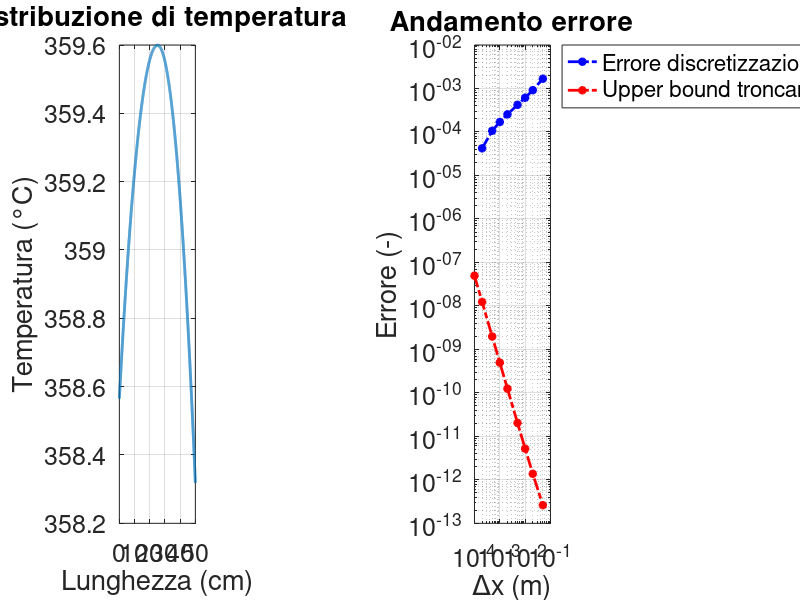

This chart was generated by the following MATLAB code:
clc; % clear; close all;
%% dati
% dominio
% x -> Tinf | 0 - barra (ba) - contatto - barra&guarnizione (ss) - end | Tinf
% geometrici
DDint = .2;
LL = .5;
DDext = .23;

surfint = DDint^2*pi/4;
volint = surfint*LL;

surfext = (DDext^2-DDint^2)*pi/4;
volext = surfext*LL/2;

voltot = volint + volext;
Awet = pi*DDint*LL/2 + pi*DDext*LL/2 + surfint + (surfext+surfint) + surfext;

% fisici
Tinf = 300;
hh = 50;
qint = 80e3;
kkba = 350;
kkss = 50;

kkave = (kkba*surfint + kkss*surfext)/(surfint+surfext);

%% ciclo per errori
dxv = [1e-4 2e-4 5e-4 1e-3 2e-3 5e-3 1e-2 2e-2 5e-2];
err = zeros(size(dxv));
errcond = zeros(size(dxv));
for jjerr = 1:length(dxv)
    %% griglia spaziale
    dx = dxv(jjerr);
    xx = (0:dx:LL)';
    nn = length(xx);
    nncont = round(nn/2); % contatto

    % dati dipendenti da x
    kk = kkba*(xx <= xx(nncont)) + kkave*(xx > xx(nncont));

    %% sistema
    diag_si = ones(nn,1);
    diag_p = -2 - hh./kk*dx^2*Awet/voltot;
    AA = spdiags([diag_si diag_p diag_si],-1:1,nn,nn);
    bb = -(qint + hh*Tinf*Awet/voltot)./kk*dx^2;

    % bb = -qint*dx^2./kk - hh*Tco2*As/VV./kk*dx^2;

    % --- condizioni al contorno ---
    % robin iniziale
    AA(1,1) = 1+hh/kkba*dx;
    AA(1,2) = -1;
    bb(1) = hh/kkba*dx*Tinf;

    % contatto
    AA(nncont,nncont-1) = kkba/kkave;
    AA(nncont,nncont) = -1-kkba/kkave;
    AA(nncont,nncont+1) = 1;
    bb(nncont) = 0;

    % robin finale
    AA(end,end-1) = -1;
    AA(end,end) = 1+hh/kkave*dx;
    bb(end) = hh/kkave*dx*Tinf;

    % --- risolvo il sistema ---
    TT = AA\bb;
    
    %% controllo errori
    errcond(jjerr) = condest(AA)/(1-condest(AA)*eps)*2*eps;
    if jjerr == 1 % soluzione più attendibile
        TTref = TT;
        dxref = dx;
        xxref = xx;
    else
        err(jjerr) = norm(TTref(1:round(dx/dxref):end)-TT)/norm(TTref-Tinf);
    end
end

%% post production
figure('Position', [10 10 1300 600])
subplot(1,2,1)
plot(xxref*1e2,TTref,'linewidth',2)
grid on
box on
title ('Distribuzione di temperatura')
xlabel('Lunghezza (cm)')
ylabel('Temperatura (°C)')
set(gca,'fontsize',18)

subplot(1,2,2)
loglog(dxv,err,'b-.*','linewidth',2)
hold on
loglog(dxv,errcond,'r-.*','linewidth',2)
legend('Errore discretizzazione','Upper bound troncamento','location','northeastoutside')
grid on
box on
title ('Andamento errore')
xlabel('\Deltax (m)')
ylabel('Errore (-)')
set(gca,'fontsize',18)
